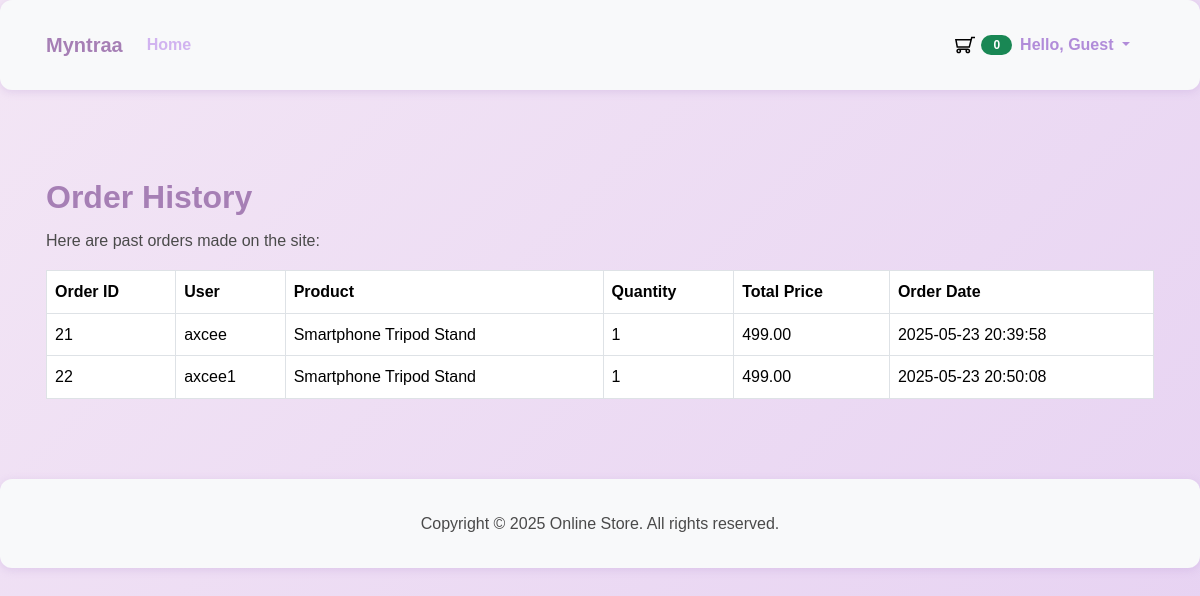
Before: /main/dashboard.php with the older database file.
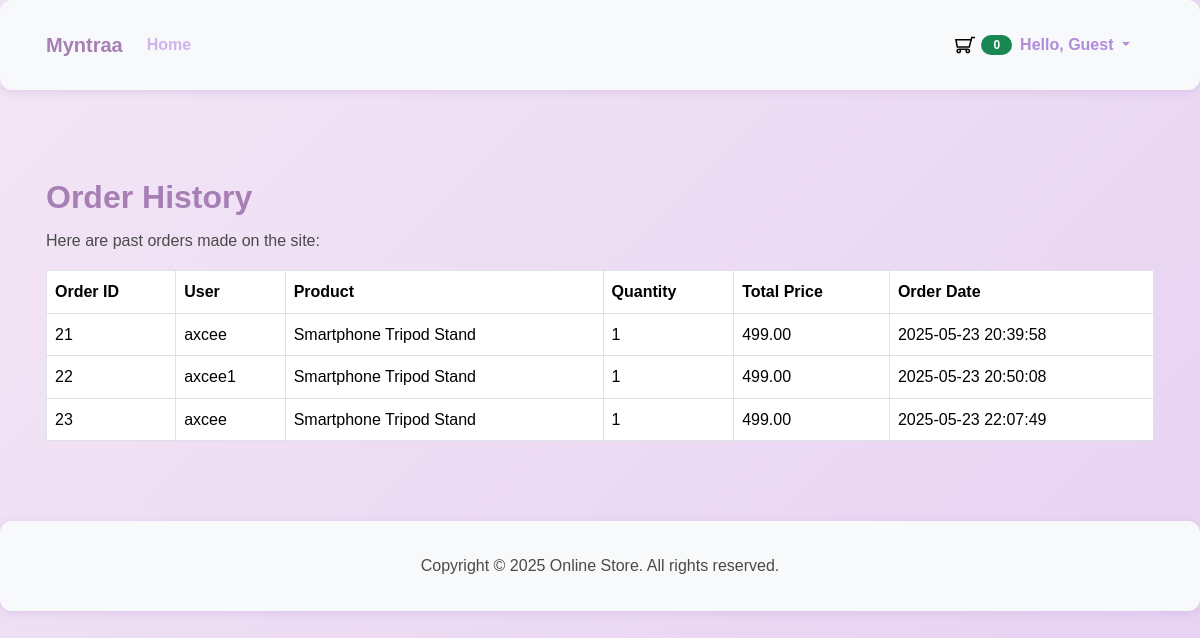
After: the same page with the newer database file.
### tables this page shows
CREATE TABLE `orders` (
  `id` int(11) NOT NULL,
  `customer_id` int(11) DEFAULT NULL,
  `guest_name` varchar(255) DEFAULT NULL,
  `guest_phone` varchar(20) DEFAULT NULL,
  `guest_address` text DEFAULT NULL,
  `total` decimal(10,2) NOT NULL,
  `created_at` datetime DEFAULT NULL,
  `updated_at` datetime DEFAULT NULL,
  `status_id` int(11) NOT NULL DEFAULT 1,
  `email` varchar(255) DEFAULT NULL,
  `notes` text DEFAULT NULL,
  `shipping_fee` decimal(10,2) DEFAULT 0.00,
  `payment_method` varchar(50) DEFAULT 'COD'
);

CREATE TABLE `users` (
  `id` int(11) NOT NULL,
  `name` varchar(255) NOT NULL,
  `email` varchar(255) NOT NULL,
  `password` varchar(255) NOT NULL,
  `created_at` datetime NOT NULL DEFAULT current_timestamp(),
  `updated_at` datetime NOT NULL DEFAULT current_timestamp() ON UPDATE current_timestamp(),
  `role_id` int(11) NOT NULL
);

CREATE TABLE `products` (
  `id` int(11) NOT NULL,
  `name` varchar(255) NOT NULL,
  `description` text DEFAULT NULL,
  `price` decimal(10,2) NOT NULL,
  `slug` varchar(255) NOT NULL,
  `image_path` varchar(255) DEFAULT NULL,
  `category_id` int(11) NOT NULL,
  `created_at` datetime DEFAULT NULL,
  `updated_at` datetime DEFAULT NULL
);

CREATE TABLE `order_details` (
  `id` int(11) NOT NULL,
  `order_id` int(11) NOT NULL,
  `product_id` int(11) NOT NULL,
  `quantity` int(11) NOT NULL,
  `price` decimal(10,2) NOT NULL,
  `subtotal` decimal(10,2) NOT NULL
);

### helpers/functions.php (called while the page is built, shortened)
<?php
function template($path) {
    include __DIR__ . '/../templates/' . $path;
}
function countCart() {
    global $db;
    if (!isset($db)) {
        if (isset($GLOBALS['db'])) {
            $db = $GLOBALS['db'];
        } else {
            return 0;
        }
    }
    require_once __DIR__ . '/../classes/Cart.php';
    $cart = new Cart($db);
    $items = $cart->getItems();
    return count($items);
}

### app/includes/database.php (called while the page is built, shortened)
<?php
class Database {
    private $host = "localhost";
    private $db_name = "ecommerce_cabusas";
    private $username = "root";
    private $password = "";
    protected $conn;
    public function __construct() {
        try {
            $this->conn = new \PDO("mysql:host=" . $this->host . ";dbname=" . $this->db_name, $this->username, $this->password);
            $this->conn->setAttribute(\PDO::ATTR_ERRMODE, \PDO::ERRMODE_EXCEPTION);
        } catch (\PDOException $e) {
            die("Connection failed: " . $e->getMessage());
        }
    }
    public function getConnection() {
        return $this->conn;
    }
}

### app/models/Checkout.php (called while the page is built, shortened)
<?php
class Checkout extends Database
{
    private $db;
    public function __construct()
    {
        $this->db = $this->getConnection();
    }
    public function getAllOrders()
    {
        $sql = "SELECT o.id, u.name AS user_name, p.name AS product_name, od.quantity, od.price AS total_price, o.created_at AS order_date
                FROM orders o
                LEFT JOIN users u ON o.customer_id = u.id
                LEFT JOIN order_details od ON o.id = od.order_id
                LEFT JOIN products p ON od.product_id = p.id";
        $stmt = $this->db->prepare($sql);
        $stmt->execute();
        return $stmt->fetchAll(\PDO::FETCH_ASSOC);
    }
}

### main/dashboard.php (the view, shortened to what this page needs)
<?php include 'helpers/functions.php'; ?>
<?php template('header.php'); ?>
<?php
$orders = new Checkout();
?>
<div class="container my-5">
    <h2>Order History</h2>
    <p>Here are past orders made on the site:</p>
    <table class="table table-bordered">
        <thead>
            <tr>
                <th>Order ID</th>
                <th>User</th>
                <th>Product</th>
                <th>Quantity</th>
                <th>Total Price</th>
                <th>Order Date</th>
            </tr>
        </thead>
        <tbody>
            <?php
            foreach ($orders->getAllOrders() as $order) {
                echo '<tr>';
                echo '<td>' . htmlspecialchars($order['id']) . '</td>';
                echo '<td>' . htmlspecialchars($order['user_name']) . '</td>';
                echo '<td>' . htmlspecialchars($order['product_name']) . '</td>';
                echo '<td>' . htmlspecialchars($order['quantity']) . '</td>';
                echo '<td>' . htmlspecialchars($order['total_price']) . '</td>';
                echo '<td>' . htmlspecialchars($order['order_date']) . '</td>';
                echo '</tr>';
            }
            ?>
        </tbody>
    </table>
</div>
<?php template('footer.php'); ?>

### templates/header.php (shortened to what this page needs)
<?php include_once dirname(__DIR__) . '/helpers/functions.php'; ?>
<!DOCTYPE html>
<html lang="en">
<head>
    <link rel="stylesheet" href="../assets/css/bootstrap.min.css">
    <link rel="stylesheet" href="../assets/css/styles.css">
</head>
<body class="store-body d-flex flex-column min-vh-100">
    <nav class="navbar navbar-expand-lg bg-body-tertiary">
    <div class="container">
        <a class="navbar-brand" href="../main/index.php">Myntraa</a>
        <div class="collapse navbar-collapse" id="navbarSupportedContent">
            <ul class="navbar-nav me-auto mb-2 mb-lg-0">
                <li class="nav-item">
                    <a class="nav-link active" aria-current="page" href="../main/index.php">Home</a>
                </li>
            </ul>
            <?php
            $currentScript = basename($_SERVER['SCRIPT_NAME']);
            if ($currentScript !== 'order-confirmation.php'):
            ?>
            <a class="icon-link" href="../classes/cart.php">
                <span class="badge bg-success"><?php echo countCart(); ?></span>
            </a>
            <?php endif; ?>
            <ul class="navbar-nav mb-2 mb-lg-0">
                <li class="nav-item dropdown">
                    <a class="nav-link dropdown-toggle" href="#" role="button" data-bs-toggle="dropdown" aria-expanded="false">
                        Hello, <?php echo isset($_SESSION['user']) ? $_SESSION['user']['name'] : 'Guest'; ?>
                    </a>
                </li>
            </ul>
        </div>
    </div>
    </nav>

### templates/footer.php (shortened to what this page needs)
    <footer class="bg-light text-center text-lg-start">
        <div class="text-center p-3">
            Copyright © 2025 Online Store. All rights reserved.
        </div>
    </footer>
</body>
</html>

### assets/css/styles.css (style rules this page uses)
body { background: linear-gradient(135deg, #f3e6f5, #e6d1f2); font-family: 'Poppins', 'Quicksand', 'Nunito', sans-serif; color: #4a4a4a; margin: 0; padding: 0; line-height: 1.6; }
.container { max-width: 1140px; margin: 0 auto; padding: 1rem; }
header, nav, footer { background-color: #f6e6fa; box-shadow: 0 2px 8px rgba(182, 150, 212, 0.3); border-radius: 12px; padding: 1rem 2rem; margin-bottom: 1.5rem; }
nav a, footer a { color: #b18cd9; text-decoration: none; font-weight: 600; transition: color 0.3s ease; }
h1, h2, h3, h4, h5, h6 { color: #a67fb5; font-weight: 700; margin-bottom: 0.75rem; }
p { color: #4a4a4a; margin-bottom: 1rem; }
a { color: #b18cd9; text-decoration: none; transition: color 0.3s ease; }
.navbar { background-color: #f6e6fa; border-radius: 12px; box-shadow: 0 2px 8px rgba(182, 150, 212, 0.3); padding: 0.5rem 1rem; }
.navbar-brand { font-weight: 700; color: #a67fb5 !important; }
.nav-link { color: #b18cd9 !important; font-weight: 600; margin-right: 1rem; }
.nav-link:hover, .nav-link.active { color: #d1b3f0 !important; }
.badge { background-color: #a67fb5; color: #fff; font-weight: 700; border-radius: 12px; padding: 0.25rem 0.75rem; }
body.store-body { display: flex; flex-direction: column; min-height: 100vh; }

Changed rows visible on the page:
added orders: id "23", customer.name "axcee", products.name "Smartphone Tripod Stand", order_details.quantity "1", order_details.price "499.00", created_at "2025-05-23 22:07:49"
